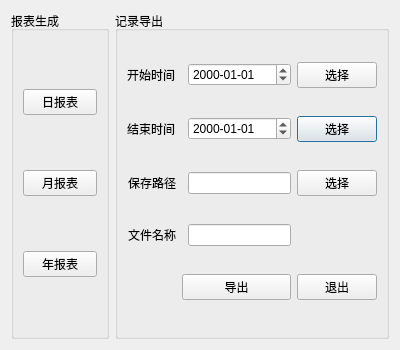
<?xml version="1.0" encoding="UTF-8"?>
<ui version="4.0">
 <class>LogExportModelDlg</class>
 <widget class="QDialog" name="LogExportModelDlg">
  <property name="geometry">
   <rect>
    <x>0</x>
    <y>0</y>
    <width>400</width>
    <height>350</height>
   </rect>
  </property>
  <property name="windowTitle">
   <string>Dialog</string>
  </property>
  <property name="styleSheet">
   <string notr="true"/>
  </property>
  <layout class="QGridLayout" name="gridLayout_2">
   <item row="0" column="1">
    <widget class="QGroupBox" name="groupBox">
     <property name="title">
      <string>记录导出</string>
     </property>
     <layout class="QGridLayout" name="gridLayout">
      <item row="1" column="0" colspan="2">
       <widget class="QLabel" name="label_2">
        <property name="text">
         <string>结束时间</string>
        </property>
       </widget>
      </item>
      <item row="1" column="2">
       <widget class="QDateEdit" name="endDateEdit">
        <property name="displayFormat">
         <string>yyyy-MM-dd</string>
        </property>
       </widget>
      </item>
      <item row="0" column="0">
       <widget class="QLabel" name="label">
        <property name="text">
         <string>开始时间</string>
        </property>
       </widget>
      </item>
      <item row="1" column="3">
       <widget class="QPushButton" name="endDateBtn">
        <property name="text">
         <string>选择</string>
        </property>
       </widget>
      </item>
      <item row="2" column="3">
       <widget class="QPushButton" name="pushButton">
        <property name="text">
         <string>选择</string>
        </property>
       </widget>
      </item>
      <item row="0" column="2">
       <widget class="QDateEdit" name="startDateEdit">
        <property name="displayFormat">
         <string>yyyy-MM-dd</string>
        </property>
       </widget>
      </item>
      <item row="0" column="3">
       <widget class="QPushButton" name="startDateBtn">
        <property name="text">
         <string>选择</string>
        </property>
       </widget>
      </item>
      <item row="2" column="0">
       <widget class="QLabel" name="label_4">
        <property name="text">
         <string>保存路径</string>
        </property>
        <property name="alignment">
         <set>Qt::AlignRight|Qt::AlignTrailing|Qt::AlignVCenter</set>
        </property>
       </widget>
      </item>
      <item row="3" column="0">
       <widget class="QLabel" name="label_3">
        <property name="text">
         <string>文件名称</string>
        </property>
        <property name="alignment">
         <set>Qt::AlignRight|Qt::AlignTrailing|Qt::AlignVCenter</set>
        </property>
       </widget>
      </item>
      <item row="3" column="2">
       <widget class="QLineEdit" name="fileEdit"/>
      </item>
      <item row="2" column="2">
       <widget class="QLineEdit" name="pathEdit"/>
      </item>
      <item row="4" column="1" colspan="2">
       <widget class="QPushButton" name="exportBtn">
        <property name="text">
         <string>导出</string>
        </property>
       </widget>
      </item>
      <item row="4" column="3">
       <widget class="QPushButton" name="quitBtn">
        <property name="maximumSize">
         <size>
          <width>16777215</width>
          <height>37</height>
         </size>
        </property>
        <property name="styleSheet">
         <string notr="true"/>
        </property>
        <property name="text">
         <string>退出</string>
        </property>
        <property name="icon">
         <iconset resource="../../images.qrc">
          <normaloff>:/new/prefix1/image/cancel.png</normaloff>:/new/prefix1/image/cancel.png</iconset>
        </property>
        <property name="iconSize">
         <size>
          <width>45</width>
          <height>45</height>
         </size>
        </property>
       </widget>
      </item>
     </layout>
    </widget>
   </item>
   <item row="0" column="0">
    <widget class="QGroupBox" name="groupBox_2">
     <property name="minimumSize">
      <size>
       <width>50</width>
       <height>0</height>
      </size>
     </property>
     <property name="maximumSize">
      <size>
       <width>190</width>
       <height>16777215</height>
      </size>
     </property>
     <property name="title">
      <string>报表生成</string>
     </property>
     <layout class="QVBoxLayout" name="verticalLayout">
      <item>
       <widget class="QPushButton" name="dayBtn">
        <property name="text">
         <string>日报表</string>
        </property>
       </widget>
      </item>
      <item>
       <widget class="QPushButton" name="monthBtn">
        <property name="text">
         <string>月报表</string>
        </property>
       </widget>
      </item>
      <item>
       <widget class="QPushButton" name="yearBtn">
        <property name="text">
         <string>年报表</string>
        </property>
       </widget>
      </item>
     </layout>
    </widget>
   </item>
  </layout>
 </widget>
 <resources>
  <include location="../../images.qrc"/>
 </resources>
 <connections/>
</ui>
